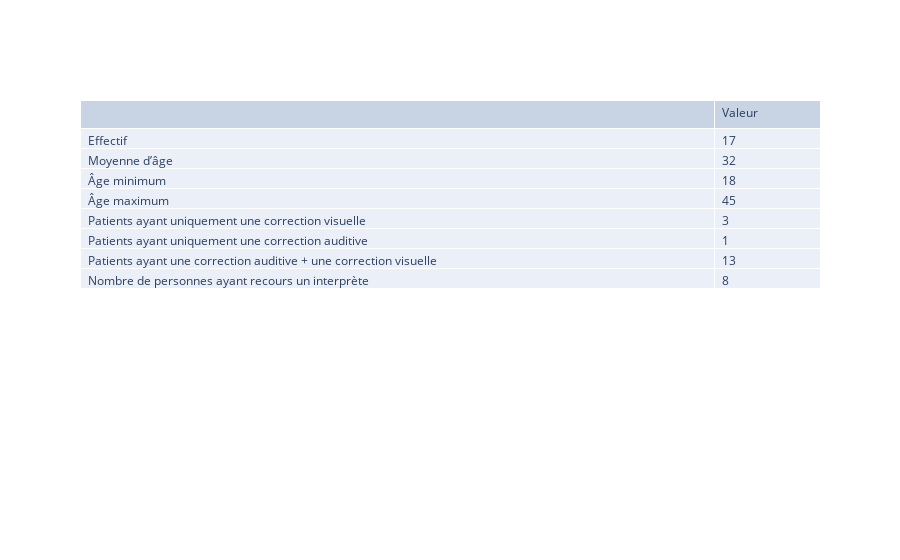
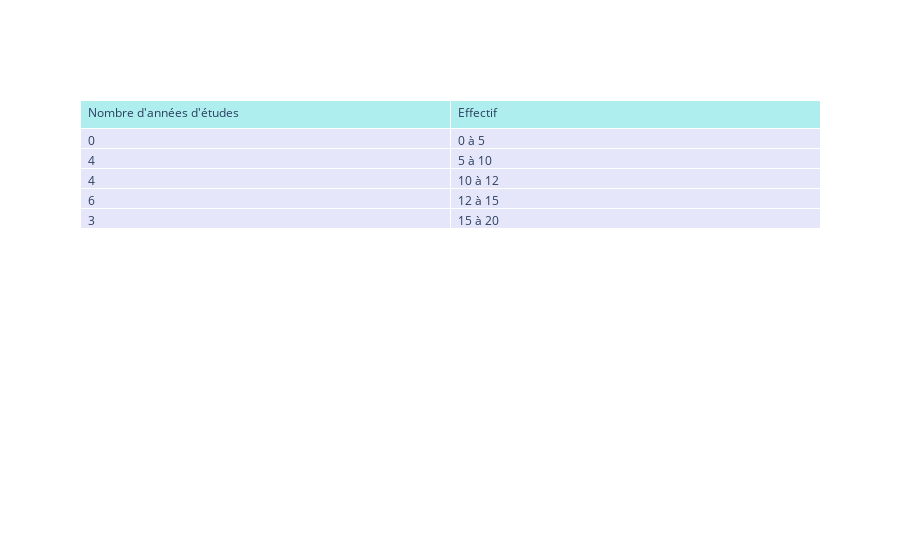
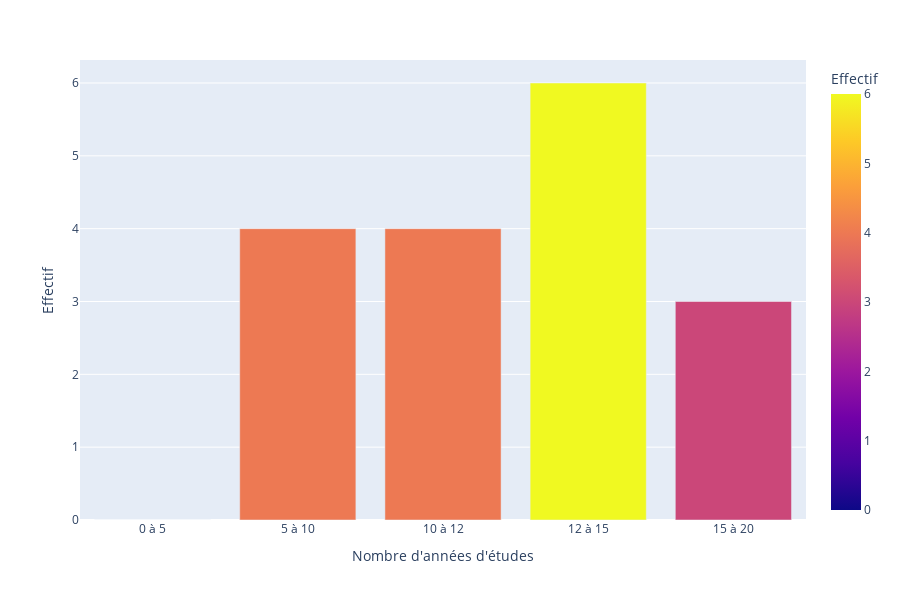
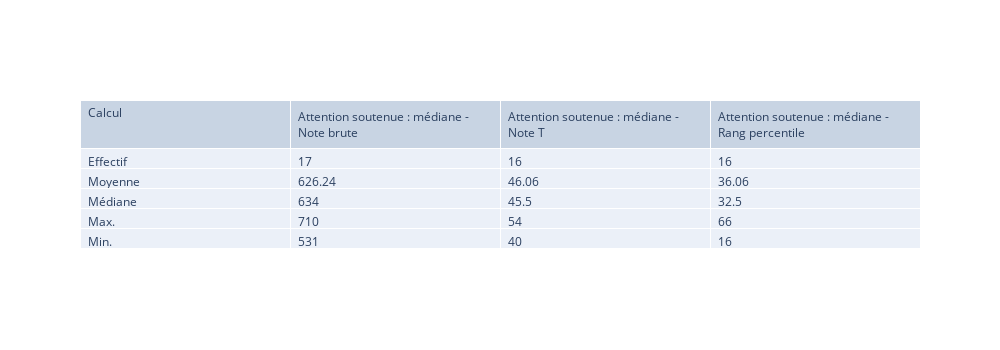

Notebook cell for these charts, in order:
### Code cell
display(HTML('<h4>2. Attention soutenue </h4>'))

df_pop = df[(df['TAP']=='Oui') & (df['Attention soutenue : médiane - Note brute'].notna())]
total = len(df_pop)
age_avg = round(df_pop["age"].mean())
age_min = df_pop["age"].min()
age_max = df_pop["age"].max()

#Patients ayant une aide auditive
df_coaud = df_pop[(df_pop["Prothèse auditive DROITE"]!="Aucune") | (df_pop["Prothèse auditive GAUCHE"]!="Aucune") | (df_pop["Implant cochléaire DROIT"]!="Aucun") | (df_pop["Implant cochléaire GAUCHE"]!="Aucun")]
#Patients ayant uniquement une aide auditive
df_coaud_u = df_coaud[df_coaud["Correction visuelle"]=="Aucune"]
coaud_u = len(df_coaud_u)

#Patients ayant une correction visuelle
df_covis = df_pop[df_pop["Correction visuelle"]!="Aucune"]
#Patients ayant uniquement une correction visuelle
df_covis_u = df_covis[((df_covis["Prothèse auditive DROITE"]=="Aucune") & (df_covis["Prothèse auditive GAUCHE"]=="Aucune") & (df_covis["Implant cochléaire DROIT"]=="Aucun") & (df_covis["Implant cochléaire GAUCHE"]=="Aucun"))]
covis_u = len(df_covis_u)

#Patients ayant une aide auditive + visuelle
df_coaud_covis = df_coaud[df_coaud["Correction visuelle"]!="Aucune"]
coaud_covis = len(df_coaud_covis)

intlsf = len(df_pop[df_pop["Interprète LSF"]=="Oui"])

columns= ['','Valeur']
myarr = [["Effectif",
            'Moyenne d’âge',
            'Âge minimum',
            'Âge maximum',
            'Patients ayant uniquement une correction visuelle',
            'Patients ayant uniquement une correction auditive',
            'Patients ayant une correction auditive + une correction visuelle',
            'Nombre de personnes ayant recours un interprète']]
for i in columns[1:]:
    myarr.append([total, age_avg, age_min, age_max, covis_u, coaud_u, coaud_covis, intlsf])

str_data =  go.Table(
                columnwidth = [30,5],
                header=dict(values=list(columns),
                align='left'),
                cells=dict(values= myarr,align='left'))
fig = go.Figure(data=str_data)
fig.show()

###
display(HTML("<p>Répartition du nombre d'années d'études :</p>"))
ranges = [0,5,10,12,15,20]

df_study = df_pop["Nombre d'années d'études"].copy()

df_study = df_study.groupby(pd.cut(df_pop["Nombre d'années d'études"], ranges, include_lowest=True)).count()
df_study = pd.DataFrame(df_study)
df_study = df_study.rename(columns={"Nombre d'années d'études":'Effectif'})
year_study = ["0 à 5", "5 à 10", "10 à 12", "12 à 15", "15 à 20"]
df_study["Nombre d'années d'études"] = year_study
df_study = df_study[["Nombre d'années d'études", "Effectif"]]
fig = go.Figure(data=[go.Table(
    header=dict(values=list(df_study.columns),
                fill_color='paleturquoise',
                align='left'),
    cells=dict(values=[df_study["Effectif"], df_study["Nombre d'années d'études"]],
               fill_color='lavender',
               align='left'))
])

fig.show()

fig = px.bar(df_study, x="Nombre d'années d'études", y="Effectif", color="Effectif")
fig.update_layout(showlegend=False)
fig.show()
#
myheight = 350
mywidth=1300
columns= ['Calcul','Attention soutenue : médiane - Note brute',
          'Attention soutenue : médiane - Note T','Attention soutenue : médiane - Rang percentile']
myarr = [['Effectif', 'Moyenne', 'Médiane', 'Max.', 'Min.']]

for i in columns[1:]:
    effectif = len(df_pop[df_pop[i].notna()])
    avg = round(df_pop[i].mean(),2)
    median = round(df_pop[i].median(),2)
    max_val = df_pop[i].max()
    min_val = df_pop[i].min()
    myarr.append([effectif, avg, median, max_val, min_val])

test =  go.Table(header=dict(values=list(columns), align='left'), cells=dict(values= myarr,align='left'))

fig = go.Figure(data=test)
fig.update_layout(width=mywidth, height=myheight)
fig.show()
##
columns= ['Calcul','Att soutenue : Nb omissions - Note brute',
          'Att soutenue : Nb omissions - Note T',
          'Att soutenue : Nb omissions - Rang percentile'
             ]
myarr = [['Effectif', 'Moyenne', 'Médiane', 'Max.', 'Min.']]

for i in columns[1:]:
    effectif = len(df_pop[df_pop[i].notna()])
    avg = round(df_pop[i].mean(),2)
    median = round(df_pop[i].median(),2)
    max_val = df_pop[i].max()
    min_val = df_pop[i].min()
    myarr.append([effectif, avg, median, max_val, min_val])

test =  go.Table(header=dict(values=list(columns), align='left'), cells=dict(values= myarr,align='left'))

fig = go.Figure(data=test)
fig.update_layout(width=1000, height=myheight)
fig.show()
###
columns= ['Calcul','Att soutenue : Nb erreurs - Note brute',
          'Att soutenue : Nb erreurs - Note T',
          'Att soutenue : Nb erreurs - Rang percentile'
             ]
myarr = [['Effectif', 'Moyenne', 'Médiane', 'Max.', 'Min.']]

for i in columns[1:]:
    effectif = len(df_pop[df_pop[i].notna()])
    avg = round(df_pop[i].mean(),2)
    median = round(df_pop[i].median(),2)
    max_val = df_pop[i].max()
    min_val = df_pop[i].min()
    myarr.append([effectif, avg, median, max_val, min_val])

test =  go.Table(header=dict(values=list(columns), align='left'), cells=dict(values= myarr,align='left'))

fig = go.Figure(data=test)
fig.update_layout(width=mywidth, height=myheight)
fig.show()

### Figure 1 — Plotly figure (JSON) as saved in the notebook; plotly's stock layout.template omitted (floating-point values rounded to 4 significant figures)
{"data": [{"cells": {"align": "left", "values": [["Effectif", "Moyenne d’âge", "Âge minimum", "Âge maximum", "Patients ayant uniquement une correction visuelle", "Patients ayant uniquement une correction auditive", "Patients ayant une correction auditive + une correction visuelle", "Nombre de personnes ayant recours un interprète"], [17, 32, 18, 45, 3, 1, 13, 8]]}, "columnwidth": [30, 5], "header": {"align": "left", "values": ["", "Valeur"]}, "type": "table"}], "layout": {}}

### Figure 2 — Plotly figure (JSON) as saved in the notebook; plotly's stock layout.template omitted (floating-point values rounded to 4 significant figures)
{"data": [{"cells": {"align": "left", "fill": {"color": "lavender"}, "values": [[0, 4, 4, 6, 3], ["0 à 5", "5 à 10", "10 à 12", "12 à 15", "15 à 20"]]}, "header": {"align": "left", "fill": {"color": "paleturquoise"}, "values": ["Nombre d'années d'études", "Effectif"]}, "type": "table"}], "layout": {}}

### Figure 3 — Plotly figure (JSON) as saved in the notebook; plotly's stock layout.template omitted (floating-point values rounded to 4 significant figures)
{"data": [{"alignmentgroup": "True", "hoverlabel": {"namelength": 0}, "hovertemplate": "Nombre d'années d'études=%{x}<br>Effectif=%{marker.color}", "legendgroup": "", "marker": {"color": [0, 4, 4, 6, 3], "coloraxis": "coloraxis"}, "name": "", "offsetgroup": "", "orientation": "v", "showlegend": false, "textposition": "auto", "type": "bar", "x": ["0 à 5", "5 à 10", "10 à 12", "12 à 15", "15 à 20"], "xaxis": "x", "y": [0, 4, 4, 6, 3], "yaxis": "y"}], "layout": {"barmode": "relative", "coloraxis": {"colorbar": {"title": {"text": "Effectif"}}, "colorscale": [[0, "#0d0887"], [0.1111, "#46039f"], [0.2222, "#7201a8"], [0.3333, "#9c179e"], [0.4444, "#bd3786"], [0.5556, "#d8576b"], [0.6667, "#ed7953"], [0.7778, "#fb9f3a"], [0.8889, "#fdca26"], [1, "#f0f921"]]}, "height": 600, "legend": {"tracegroupgap": 0}, "margin": {"t": 60}, "showlegend": false, "xaxis": {"anchor": "y", "domain": [0, 1], "title": {"text": "Nombre d'années d'études"}}, "yaxis": {"anchor": "x", "domain": [0, 1], "title": {"text": "Effectif"}}}}

### Figure 4 — Plotly figure (JSON) as saved in the notebook; plotly's stock layout.template omitted (floating-point values rounded to 4 significant figures)
{"data": [{"cells": {"align": "left", "values": [["Effectif", "Moyenne", "Médiane", "Max.", "Min."], [17, 626.2, 634, 710, 531], [16, 46.06, 45.5, 54, 40], [16, 36.06, 32.5, 66, 16]]}, "header": {"align": "left", "values": ["Calcul", "Attention soutenue : médiane - Note brute", "Attention soutenue : médiane - Note T", "Attention soutenue : médiane - Rang percentile"]}, "type": "table"}], "layout": {"height": 350, "width": 1000}}
